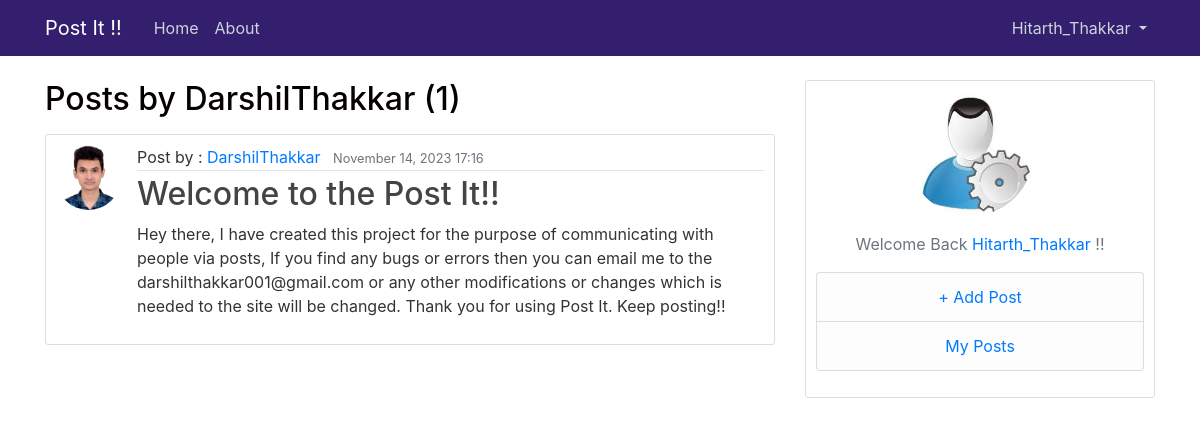
The page /user/DarshilThakkar (signed in) on the database its author committed.
### blog/models.py (models this page shows, shortened)
class Post(models.Model):
    title = models.CharField(max_length=100)
    content = models.TextField()
    date_posted = models.DateTimeField(default=timezone.now)
    author = models.ForeignKey(User, on_delete=models.CASCADE)

### users/models.py (models this page shows, shortened)
class Profile(models.Model):
    user = models.OneToOneField (User, on_delete=models.CASCADE)
    image = models.ImageField(default='default.png', upload_to='profile_pics')

### blog/views.py (the view)
# urls.py: path('user/<str:username>', UserPostListView.as_view(), name='user-posts'),
class UserPostListView(ListView):
    model = Post
    template_name = 'blog/user_posts.html'
    context_object_name = 'posts'
    paginate_by = 5
    def get_queryset(self):
        user = get_object_or_404(User, username=self.kwargs.get('username'))
        return Post.objects.filter(author=user).order_by('-date_posted')

### blog/templates/blog/user_posts.html (shortened to what this page needs)
{% extends "blog/base.html" %}
{% block content %}
    <h2 class="mb-3">Posts by {{ view.kwargs.username }} ({{ page_obj.paginator.count }})</h2>
    {% for post in posts %}
    <article class="media content-section">
      <img class = "rounded-circle article-img" src = "{{ post.author.profile.image.url }}">
        <div class="media-body">
          <div class="article-metadata">
            <a>Post by : </a><a class="mr-2" href="{% url 'user-posts' post.author.username %}"> {{ post.author }}</a>
            <small class="text-muted">{{ post.date_posted|date:"F d, Y G:i" }}</small>
          </div>
          <h2><a class="article-title" href="{% url 'post-detail' post.id %}">{{ post.title }}</a></h2>
          <p class="article-content">{{ post.content }}</p>
        </div>
      </article>
    {% endfor %}
{% endblock content %}

### blog/templates/blog/base.html (shortened to what this page needs)
{% load static %}
<!DOCTYPE html>
<html lang="en">
<head>
    <link rel="stylesheet" href="https://cdn.jsdelivr.net/npm/bootstrap@4.4.1/dist/css/bootstrap.min.css">
    <link rel="stylesheet" href="{% static 'blog/main.css' %}">
</head>
<body>
    <header class="site-header">
        <nav class="navbar navbar-expand-md navbar-dark bg-steel fixed-top">
          <div class="container">
            <a class="navbar-brand mr-4" href="{% url 'blog-home' %}">Post It !!</a>
            <div class="collapse navbar-collapse" id="navbarToggle">
              <div class="navbar-nav mr-auto">
                <a class="nav-item nav-link" href="{% url 'blog-home' %}">Home</a>
                <a class="nav-item nav-link" href="{% url 'blog-about' %}">About</a>
              </div>
              <div class="navbar-nav">
                {% if user.is_authenticated %}
                <li class="nav-item dropdown">
                  <a class="nav-link dropdown-toggle" href="#" id="navbarDropdownMenuLink" role="button" data-toggle="dropdown" aria-haspopup="true" aria-expanded="false">
                    {{ user.username }}
                  </a>
                </li>
                {% else %}
                <a class="nav-item nav-link" href="{% url 'login' %}">Login</a>
                <a class="nav-item nav-link" href="{% url 'register' %}">Register</a>
                {% endif %}
              </div>
            </div>
          </div>
        </nav>
      </header>
    <main role="main" class="container">
        <div class="row">
          <div class="col-md-8">
            {% block content %}{% endblock %}
          </div>
          <div class="col-md-4">
            <div class="content-section">
              {% if user.is_authenticated %}
                <center><img class="rounded-circle account-img" src="{{ user.profile.image.url }}"> </center>
                <center><p class='text-muted'>Welcome Back <a href="{% url 'profile' %}">{{ user.username }} </a> !!</center>
                <ul class="list-group">
                  <li class="list-group-item list-group-item-light">
                    <center><a href="{% url 'post-create' %}" >+ Add Post</a></center>
                  </li>
                  <li class="list-group-item list-group-item-light">
                    <center><a href="{% url 'user-posts' user.username %}" >My Posts</a></center>
                  </li>
                </ul>
              {% else %}
              <h4 style = "color: #341f6f;"> &nbspPost It !! Features</h4>
              <hr>
                <p>Currently you are not logged in, You must have to login to access features of the Post It!! Platform...</p>
              </p>
              {% endif %}
            </div>
          </div>
        </div>
      </main>
</body>
</html>

### blog/static/blog/main.css (style rules this page uses)
body { background: #ffffff; color: #333333; margin-top: 5rem; }
h1, h2, h3, h4, h5, h6 { color: #060000; }
ul { margin: 0; }
.bg-steel { background-color: #341f6f; }
.site-header .navbar-nav .nav-link { color: #cbd5db; }
.content-section { background: #ffffff; padding: 10px 10px; border: 1px solid #dddddd; border-radius: 3px; margin-bottom: 20px; }
.article-title { color: #444444; }
.article-content { white-space: pre-line; }
.article-img { height: 65px; width: 65px; margin-right: 16px; }
.article-metadata { padding-bottom: 1px; margin-bottom: 4px; border-bottom: 1px solid #e3e3e3 }
.account-img { height: 125px; width: 125px; margin-right: 20px; margin-bottom: 16px; }

### rows shown on the page
Post: author.profile.image (picture), author "DarshilThakkar", date_posted "November 14, 2023 17:16", title "Welcome to the Post It!!", content "Hey there, I have created this project for the purpose of communicating with people via posts, If you find any bugs or errors then you can email me to the darshilthakkar001@gmail.com or any other modifications or changes which is needed to the site will be changed. Thank you for using Post It. Keep posting!!"

### other values the page prints
{{ user.username }} "Hitarth_Thakkar"
{{ view.kwargs.username }} "DarshilThakkar"
{{ page_obj.paginator.count }} "1"
